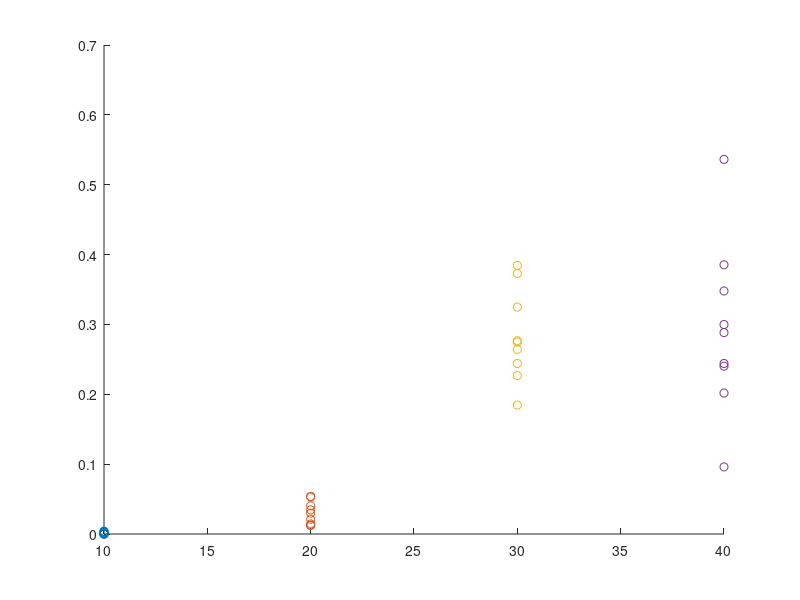

Reproduce this figure in MATLAB. (Note: this script raises an error after producing the figure.)
% Germ_rate_AIC.m - calculates the AICc value for various model fits to the
% germination sigmodal curves from Swanson.
% Created 7/14/20 by David Elzinga
% Compute time < 1min.

clear all 
close all 
clc

% These numbers need to change when Swanson emails back.
tot_col = 1040.56;
tot_ler = 1040.56;

% Specify the raw data for Col and Ler. The raw data = the number of pollen
% grains of each accesssion that have germinated at some time point t.
global time
time = [10 20 30 40];

raw_data_col_10 = [17	75	0	0	17	8	6	2	3]';
raw_data_col_20 = [85	90	51	333	52	69	239	103	128]';
raw_data_col_30 = [249	612	695	351	624	572	299	556	612]';
raw_data_col_40 = [386	403	580	675	432	406	588	390	531]';
raw_data_col = horzcat(raw_data_col_10,raw_data_col_20,raw_data_col_30,raw_data_col_40);

raw_data_ler_10 = [0	3	4	4	2	0	1	0	0]';
raw_data_ler_20 = [55	56	13	22	42	13	36	15	31]';
raw_data_ler_30 = [236	254	286	288	275	192	400	338	388]';
raw_data_ler_40 = [100	210	300	250	254	558	401	312	362]';
raw_data_ler = horzcat(raw_data_ler_10,raw_data_ler_20,raw_data_ler_30,raw_data_ler_40);

model_time_plot = linspace(0,40,1000);

% Calculation the proportional data for Col and Ler.
global prop_data_col prop_data_ler
prop_data_col = raw_data_col ./ tot_col;
prop_data_ler = raw_data_ler ./ tot_ler;

% For each accession we will attempt to fit the following models:
%
% Gompertz_3 = Gompertz model with 3 MATLAB fitted parameters.
% Gompertz_2 = Gompertz model with 2 MATLAB fitted parameters.
% Logistic_3 = Logistic model with 3 MATLAB fitted parameters.
% Logistic_2 = Logistic model with 2 MATLAB fitted parameters.

% Specify the accession.
global accession
for accession = ["col" "ler"]
    opts = optimset('fminsearch');
    opts.Display = 'iter';
    opts.TolX = 1.e-120;
    opts.MaxFunEvals = 100000;
    opts.MaxIter = 100000;
    
    if strcmp(accession,"col")
        fig_num = 1;
        data = prop_data_col;
    else
        fig_num = 2;
        data = prop_data_ler;
    end
    
    n = length(data)*length(time);
    
    figure(fig_num)
    p(1) = scatter(10*ones(9,1),data(:,1)','bo');
    hold on 
    p(2) = scatter(20*ones(9,1),data(:,2)','bo');
    hold on 
    p(3) = scatter(30*ones(9,1),data(:,3)','bo');
    hold on 
    p(4) = scatter(40*ones(9,1),data(:,4)','bo');
    hold on
    
    
    % For the Gompertz_3 model, let MATLAB fit all 3 parameters.
    if strcmp(accession,"col")
    Gompertz_3_fit_params = fminsearchbnd(@cost_Gompertz,[0.1 10 0.25],[0 0 0],[],opts);
    else
        Gompertz_3_fit_params = fminsearchbnd(@cost_Gompertz,[0.1 10 0.25],[0 0 0],[],opts);
    end
    Gompertz_3_min_SSE = cost_Gompertz(Gompertz_3_fit_params);
    figure(fig_num)
    p(5) = plot(model_time_plot,Gompertz_3_fit_params(1) * exp(Gompertz_3_fit_params(2)/Gompertz_3_fit_params(3) * (1 - exp(-model_time_plot*Gompertz_3_fit_params(3)))));
    hold on
    Lhat = Gompertz_3_min_SSE/n;
    k = 4;
    AIC(fig_num,1) = 2*k -2*log(Lhat) + (2*k*(k+1))/(n - k - 1);
    
    % For the Gompertz 2 model, let MATLAB fit just 2 of the parameters. 
    Gompertz_2_fit_params = fminsearchbnd(@cost_Gompertz,[10 0.25],[0 0],[],opts);
    Gompertz_2_min_SSE = cost_Gompertz(Gompertz_2_fit_params);
    a = mean(data(:,end))*exp(-Gompertz_2_fit_params(1)/Gompertz_2_fit_params(2));
    figure(fig_num)
    p(6) = plot(model_time_plot,a * exp(Gompertz_2_fit_params(1)/Gompertz_2_fit_params(2) * (1 - exp(-model_time_plot*Gompertz_2_fit_params(2)))));
    hold on 
    Lhat = Gompertz_2_min_SSE/n;
    k = 3;
    AIC(fig_num,2) = 2*k -2*log(Lhat) + (2*k*(k+1))/(n - k - 1);
    
    % For the Logistic 3 model, let MATLAB fit all 3 of the parameters. 
    Logistic_3_fit_params = fminsearchbnd(@cost_Logistic,[0.5 10 0.25],[0 0 0],[],opts);
    Logistic_3_min_SSE = cost_Logistic(Logistic_3_fit_params);
    figure(fig_num)
    p(7) = plot(model_time_plot, Logistic_3_fit_params(1) ./ (1 + Logistic_3_fit_params(2)*exp(-Logistic_3_fit_params(3)*model_time_plot)));
    hold on 
    Lhat = Logistic_3_min_SSE/n;
    k = 4;
    AIC(fig_num,3) = 2*k -2*log(Lhat) + (2*k*(k+1))/(n - k - 1);
    
    % For the Logistic 2 model, let MATLAB just 3 of the parameters. 
    Logistic_2_fit_params = fminsearchbnd(@cost_Logistic,[10 0.25],[0 0],[],opts);
    Logistic_2_min_SSE = cost_Logistic(Logistic_2_fit_params);
    figure(fig_num)
    p(8) = plot(model_time_plot, mean(data(:,end)) ./ (1 + Logistic_2_fit_params(1)*exp(-Logistic_2_fit_params(2)*model_time_plot)));
    hold on 
    Lhat = Logistic_2_min_SSE/n;
    k = 3;
    AIC(fig_num,4) = 2*k -2*log(Lhat) + (2*k*(k+1))/(n - k - 1);
    
    legend([p(1) p(5) p(6) p(7) p(8)],"Data","Gompertz, k=3", "Gompertz, k=2", "Logistic, k=3", "Logistic, k=2",'Location','northwest')
    
end

















function total_cost = cost_Gompertz(x)

global time
global accession
global prop_data_col
global prop_data_ler

if strcmp(accession,"col")
    data = prop_data_col;
else 
    data = prop_data_ler;
end

% If we are fitting Gompertz 3:
if length(x) == 3
    a = x(1);
    b = x(2);
    c = x(3);
elseif length(x) == 2 % If we are fitting Gompertz 2:
    b = x(1);
    c = x(2);
    
    d = mean(data(:,end));
    a = d*exp(-b/c);
end

model = a * exp(b/c * (1 - exp(-time*c)));

total_cost = 0;       % Initialize.
for i=1:length(time)  % Loop over every entry in the time vector.
    for j = 1:1:length(data)
     this_cost = (model(i) - data(j,i))^2;  % Square-difference of model and data.
     total_cost = total_cost + this_cost; % Add in the square-difference for this datum to the total.
    end
end

end







function total_cost = cost_Logistic(x)

global time
global accession
global prop_data_col
global prop_data_ler

if strcmp(accession,"col")
    data = prop_data_col;
else 
    data = prop_data_ler;
end

% If we are fitting Logistic 3:
if length(x) == 3
    K = x(1);
    c = x(2);
    r = x(3);
elseif length(x) == 2 % If we are fitting Logistic 2:
    K = mean(data(:,end));
    c = x(1);
    r = x(2);
end

model = K ./ (1 + c*exp(-r*time));

total_cost = 0;       % Initialize.
for i=1:length(time)  % Loop over every entry in the time vector.
    for j = 1:1:length(data)
     this_cost = (model(i) - data(j,i))^2;  % Square-difference of model and data.
     total_cost = total_cost + this_cost; % Add in the square-difference for this datum to the total.
    end
end

end


